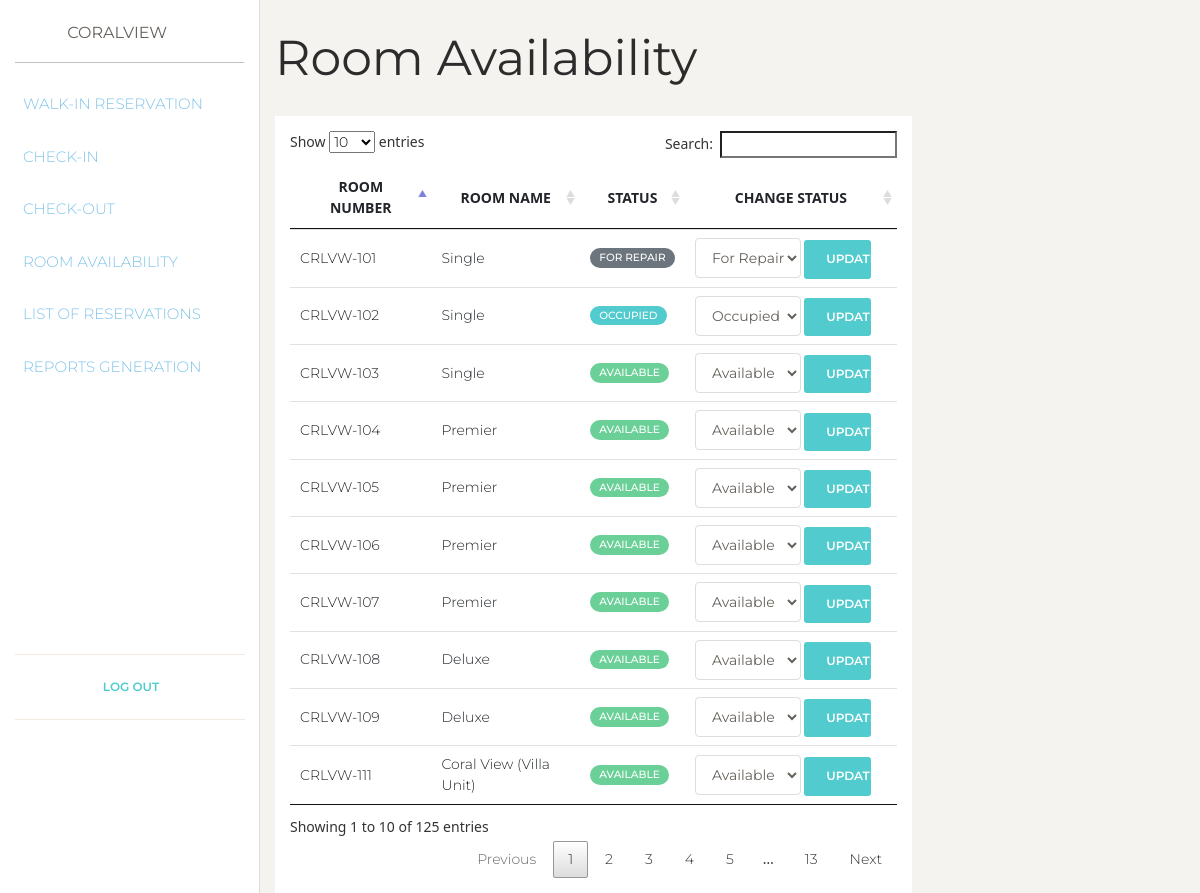
Page /admin/maintenance/room_number.php on the earlier database version.
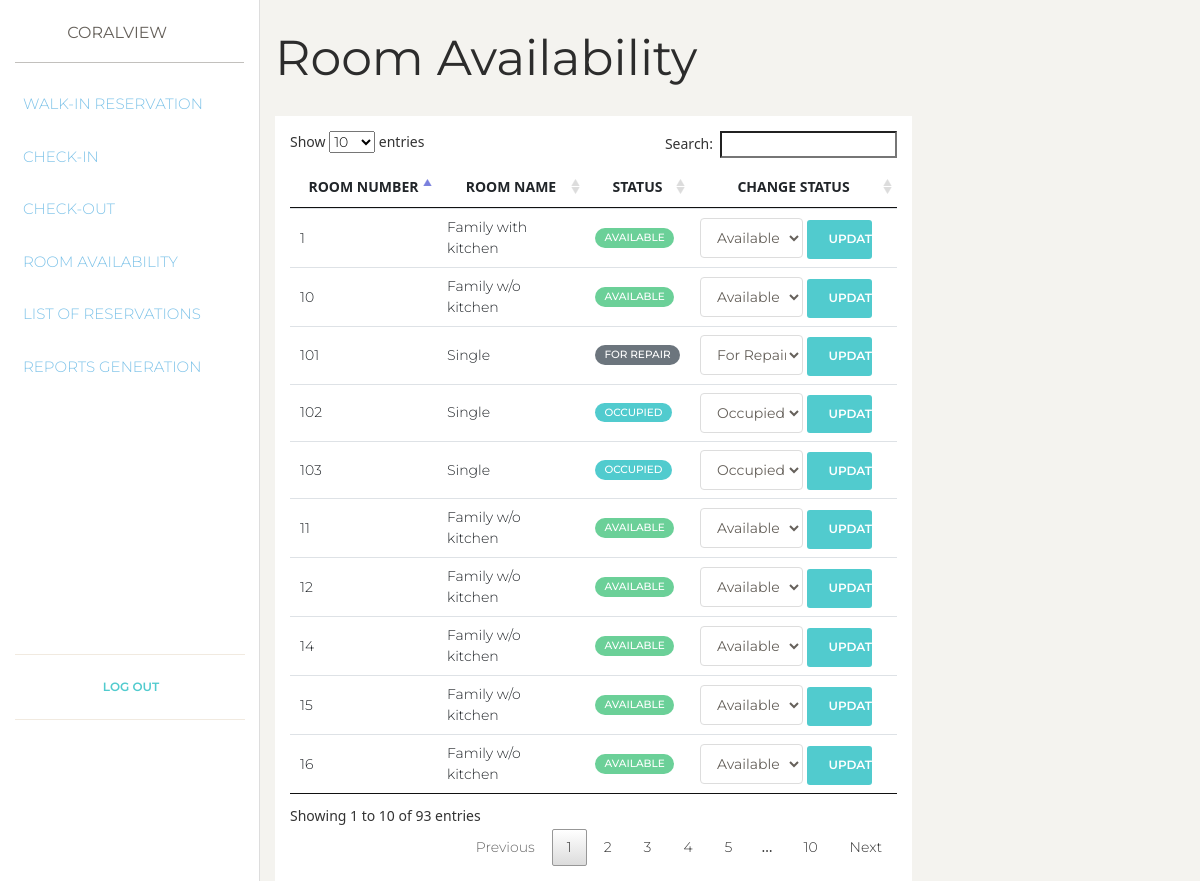
Same page on the later database version.
### tables this page shows
CREATE TABLE `rooms_status` (
  `room_number` varchar(255) DEFAULT NULL,
  `room_id` int(11) DEFAULT NULL,
  `status` varchar(255) DEFAULT NULL,
  `id` int(11) NOT NULL
);

CREATE TABLE `rooms` (
  `Id` int(11) NOT NULL,
  `number` varchar(255) DEFAULT NULL,
  `type` varchar(255) DEFAULT NULL,
  `peak_rate` float DEFAULT NULL,
  `off_peak_rate` float DEFAULT NULL,
  `description` varchar(255) DEFAULT NULL,
  `image` varchar(255) DEFAULT NULL,
  `capacity` int(11) DEFAULT NULL,
  `inclusions` text DEFAULT NULL
);

### admin/maintenance/room_number.php (the view, shortened to what this page needs)
<?php
include('../../common/header.php');
$db = connect_to_db();
?>
    <?php include('../../common/admin_sidebar.php') ?>
    <div class="main-panel">
        <div class="container-fluid">
            <h1>Room Availability</h1>
            <div class="row">
                <div class="col">
                    <div style="width: 70%; background-color: white; padding: 15px;">
                        <table class="table" id="roomStatusTable">
                            <thead>
                                <tr class="text-center">
                                    <th scope="col">Room Number</th>
                                    <th scope="col">Room Name</th>
                                    <th scope="col">Status</th>
                                    <th scope="col">Change Status</th>
                                </tr>
                            </thead>
                            <tbody>
                                <?php
                                $room_status_query = "SELECT * FROM rooms_status RS INNER JOIN rooms R ON RS.room_id = R.id";
                                $room_status_result = mysqli_query($db, $room_status_query);
                                while($room_status = mysqli_fetch_assoc($room_status_result)) {
                                    $room_stats =  $room_status["status"];
                                    $room_class = "";
                                    $occupied_selected = "";
                                    $repair_selected = "";
                                    $unavailable_selected = "";
                                    $available_selected = "";
                                    switch($room_stats) {
                                        case "OCCUPIED":
                                            $room_class = "badge-primary";
                                            $occupied_selected = "selected";
                                            break;
                                        case "FOR REPAIR":
                                            $room_class = "badge-secondary";
                                            $repair_selected = "selected";
                                            break;
                                        default:
                                            $room_class = "badge-success";
                                            $available_selected = "selected";
                                            break;
                                    }
                                    echo '
                                        <tr>
                                            <td>' . $room_status["room_number"] . '</td>
                                            <td>' . $room_status["type"] . '</td>
                                            <td><p class="badge badge-pill ' . $room_class . '">' . $room_status["status"] . '</p></td>
                                            <td>
                                                <form action="../../functions/admin/update_room_status.php" method="POST">
                                                    <input type="hidden" value="' . $room_status["id"] . '" name="room_id">
                                                    <select class="form-control" name="room_status" style="width: 55%; display: inline;">
                                                        <option ' . $available_selected . ' value="AVAILABLE">Available</option>
                                                        <option ' . $occupied_selected . ' value="OCCUPIED">Occupied</option>
                                                        <option ' . $repair_selected . ' value="FOR REPAIR">For Repair</option>
                                                        <option ' . $unavailable_selected . ' value="UNAVAILABLE">Unavailable</option>
                                                    </select>
                                                    <button type="submit" style="width: 35%; display: inline;" class="btn btn-primary">Update</button>
                                                </form>
                                            </td>
                                        </tr>
                                    ';
                                }
                                ?>
                            </tbody>
                        </table>
                    </div>
                </div>
            </div>
        </div>
    </div>
<?php
include('../../common/footer.php');
?>

Differences in the rows shown:
no longer on this page (row edited): rooms_status: room_number "CRLVW-104", room.type "Premier", status "AVAILABLE"
no longer on this page (row edited): rooms_status: room_number "CRLVW-105", room.type "Premier", status "AVAILABLE"
no longer on this page (row edited): rooms_status: room_number "CRLVW-106", room.type "Premier", status "AVAILABLE"
no longer on this page (row edited): rooms_status: room_number "CRLVW-107", room.type "Premier", status "AVAILABLE"
no longer on this page (row edited): rooms_status: room_number "CRLVW-108", room.type "Deluxe", status "AVAILABLE"
no longer on this page (row edited): rooms_status: room_number "CRLVW-109", room.type "Deluxe", status "AVAILABLE"
no longer on this page (row unchanged): rooms_status: room_number "CRLVW-111", room.type "Coral View (Villa Unit)", status "AVAILABLE"
changed rooms_status "FOR REPAIR": room_number "CRLVW-101" → "101"
changed rooms_status (number 2 of 10 on the later page): room_number "CRLVW-102" → "102"
changed rooms_status (number 3 of 10 on the later page): room_number "CRLVW-103" → "103"; status "AVAILABLE" → "OCCUPIED"; room_status "Available" → "Occupied"
now on this page (row edited): rooms_status: room_number "1", room.type "Family with kitchen", status "AVAILABLE"
now on this page (row edited): rooms_status: room_number "10", room.type "Family w/o kitchen", status "AVAILABLE"
now on this page (row edited): rooms_status: room_number "11", room.type "Family w/o kitchen", status "AVAILABLE"
now on this page (row edited): rooms_status: room_number "12", room.type "Family w/o kitchen", status "AVAILABLE"
now on this page (row edited): rooms_status: room_number "14", room.type "Family w/o kitchen", status "AVAILABLE"
now on this page (row edited): rooms_status: room_number "15", room.type "Family w/o kitchen", status "AVAILABLE"
now on this page (row edited): rooms_status: room_number "16", room.type "Family w/o kitchen", status "AVAILABLE"
Other differences:
text written by a page script: "Show entries Search: Showing 1 to 10 of 125 entries Previous 1 2 3 4 5 … 13 Next" → "Show entries Search: Showing 1 to 10 of 93 entries Previous 1 2 3 4 5 … 10 Next"
